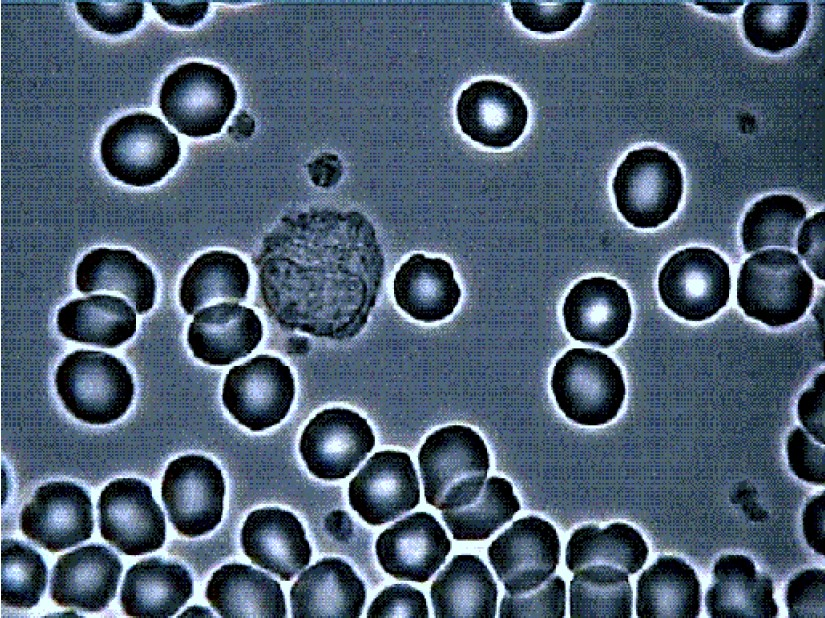
#> input picture img/blood.jpg, 825 x 618 px
$ jupyter execute Blood.ipynb
#> lines starting #> are read from the running program, lines starting #| are printed output that depends on the picture; after the words box and inside, x2 and y2 are one past the last pixel; in counts of white or black regions, pixels touching at a corner belong together
[cell 1]
import cv2
import matplotlib.pyplot as plt
import matplotlib.image as mpimg
import numpy as np

[cell 2]
def show_image(image, is_gray=True):
    plt.figure(figsize=(10, 10))
    if (is_gray):
        plt.imshow(image, cmap='gray')
    else:
        plt.imshow(cv2.cvtColor(image,cv2.COLOR_BGR2RGB))
    plt.xticks([]), plt.yticks([])
    plt.show()

[cell 3]
img = cv2.imread('img/blood.jpg')
#> img is the input picture: shape (618, 825, 3); mean B, G, R 112.6, 93.8, 76.4
show_image(img, False)
gray = cv2.cvtColor(img,cv2.COLOR_BGR2GRAY)
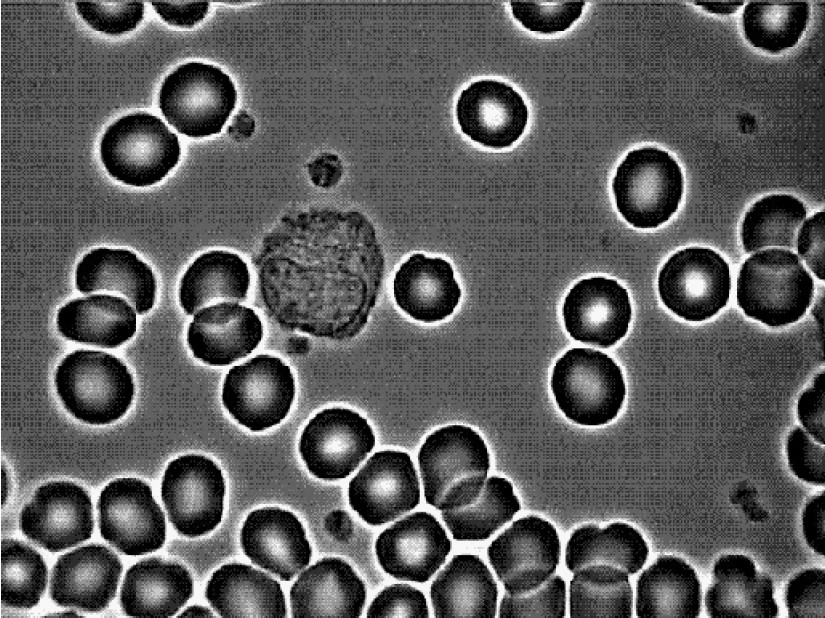
#> gray: shape (618, 825); min 0, max 255, mean 90.7
show_image(gray)

[cell 4]
blur = cv2.GaussianBlur(gray,(5,5),0)
ret, thresh = cv2.threshold(blur,0,255,cv2.THRESH_BINARY+cv2.THRESH_OTSU)
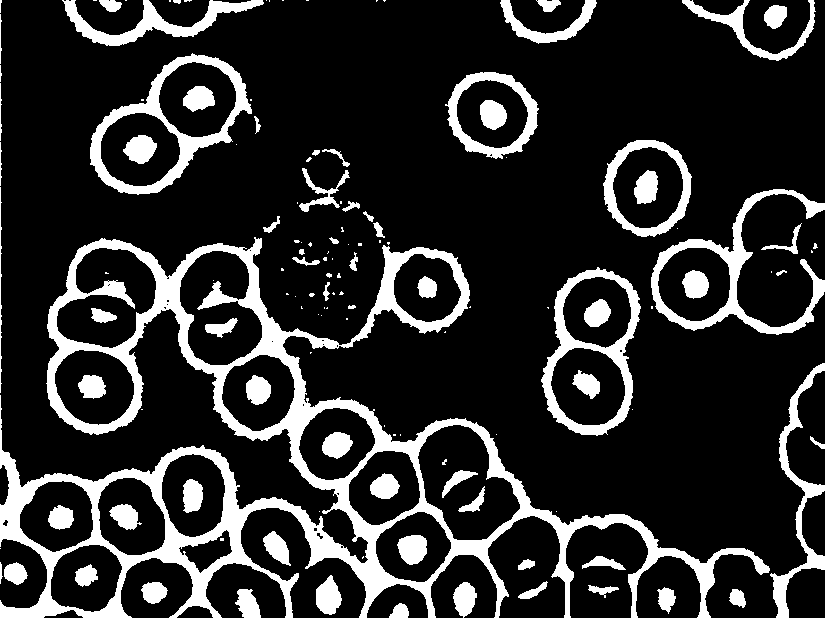
#> thresh: shape (618, 825); 17.4% white; 137 white regions (65 under 20 px), largest, box (x1, y1, x2, y2) and area: (0, 237, 770, 618) 43961, (651, 189, 825, 335) 4680, (90, 53, 252, 195) 4664
#> ret = 125
show_image(thresh)

[cell 5]
erode = cv2.erode(thresh,cv2.getStructuringElement(cv2.MORPH_ELLIPSE,(3,3)),iterations = 1)
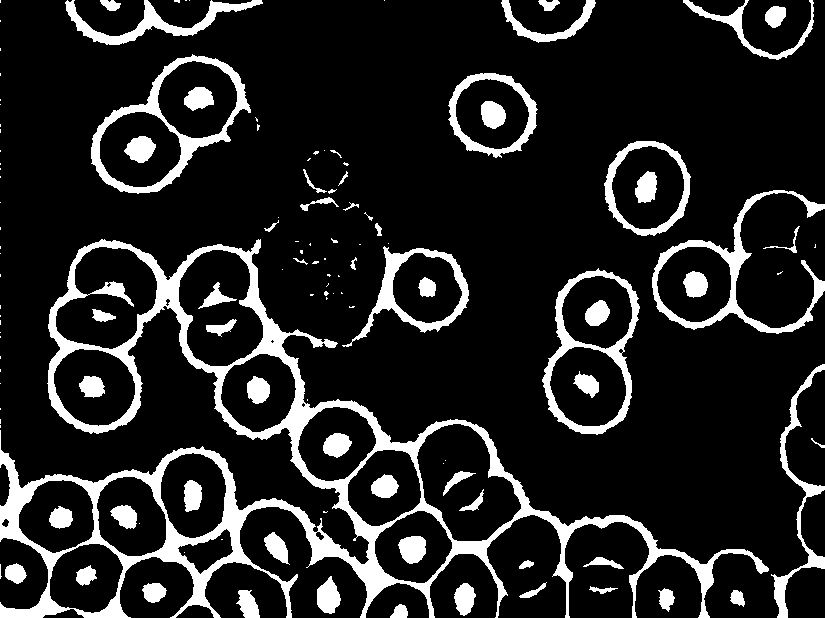
#> erode: shape (618, 825); 13.8% white; 129 white regions (67 under 20 px), largest, box (x1, y1, x2, y2) and area: (0, 239, 769, 618) 32887, (91, 54, 251, 194) 3761, (652, 190, 825, 334) 3660
show_image(erode)

[cell 6]
dilate = cv2.dilate(erode,cv2.getStructuringElement(cv2.MORPH_ELLIPSE,(11,11)),iterations = 1)
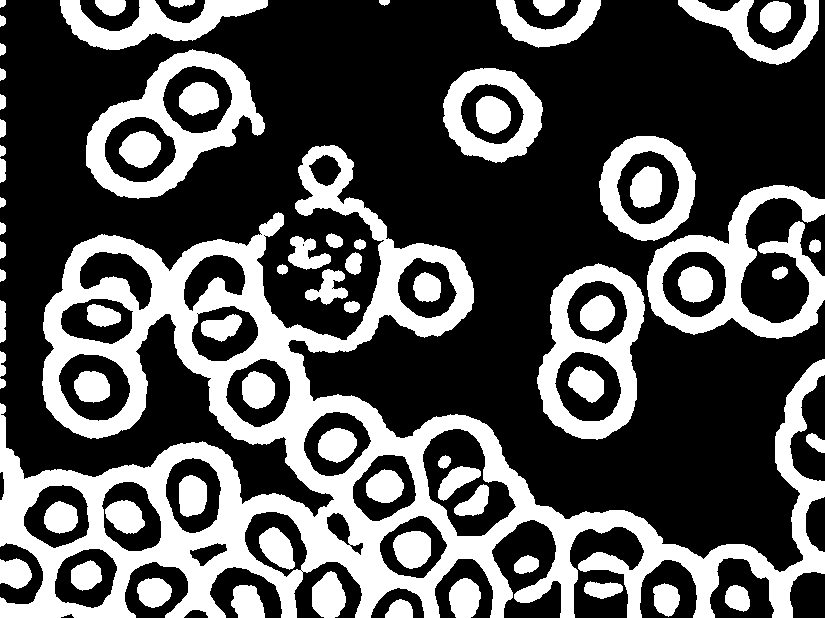
#> dilate: shape (618, 825); 33% white; 72 white regions, largest, box (x1, y1, x2, y2) and area: (0, 145, 825, 618) 89299, (647, 185, 825, 339) 10001, (86, 49, 265, 199) 8933
show_image(dilate)

[cell 7]
res = gray * dilate
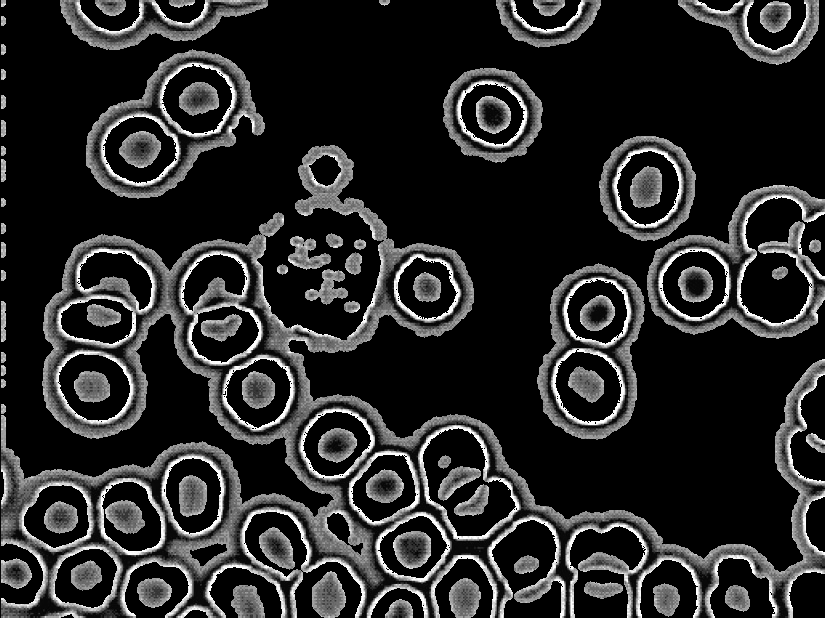
#> res: shape (618, 825); min 0, max 255, mean 40.5
show_image(res)

[cell 8]
circles = cv2.HoughCircles(res,cv2.HOUGH_GRADIENT,1,50,
                            param1=150,param2=25,minRadius=21,maxRadius=42)
#> circles = 39 rows, first 8: [582.5, 389.5, 41.4], [644.5, 182.5, 41.4], [781.5, 290.5, 41.4], [252.5, 388.5, 41.4], [596.5, 312.5, 41.4], [494.5, 118.5, 41.4], [134.5, 146.5, 41.4], [204.5, 99.5, 41.4]
cimg = img.copy()
circles = np.uint16(np.around(circles))
#> circles = 39 rows, first 8: [582, 390, 41], [644, 182, 41], [782, 290, 41], [252, 388, 41], [596, 312, 41], [494, 118, 41], [134, 146, 41], [204, 100, 41]
for i in circles[0,:]:
    cv2.circle(cimg,(i[0],i[1]),i[2],(0,255,0),2)
    cv2.circle(cimg,(i[0],i[1]),2,(0,0,255),3)
#> this loop made 39 passes
#> i on passes 1 to 12: [582, 390, 41], [644, 182, 41], [782, 290, 41], [252, 388, 41], [596, 312, 41], [494, 118, 41], [134, 146, 41], [204, 100, 41], [334, 448, 41], [428, 286, 41], [688, 284, 41], [190, 490, 41]
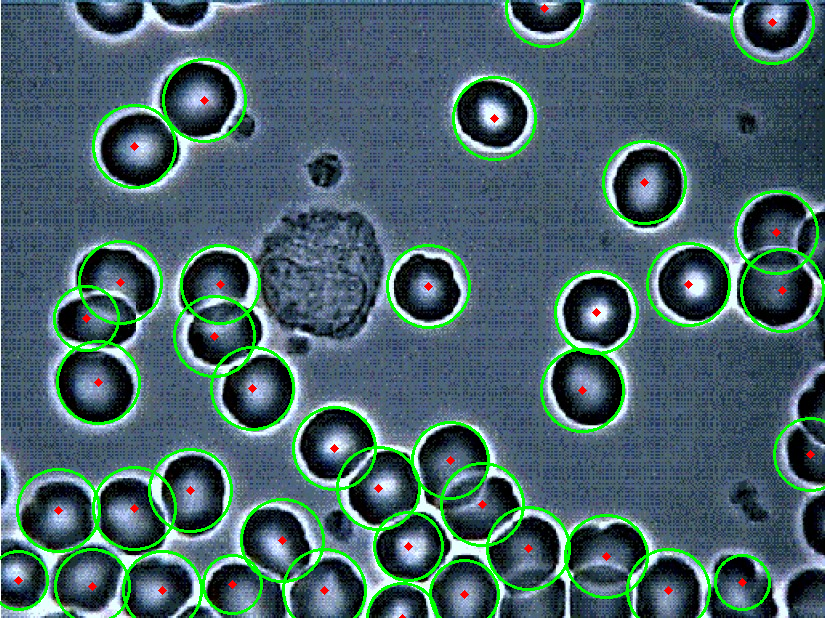
#> cimg: shape (618, 825, 3); 5.4% of pixels changed, all inside (x1, y1, x2, y2) = (0, 0, 825, 618)
print('\nНайдено эритроцитов: ', circles[0].shape[0])
#| Найдено эритроцитов:  39
show_image(cimg, False)

$ run again, with img/car_plates.jpg copied over img/blood.jpg
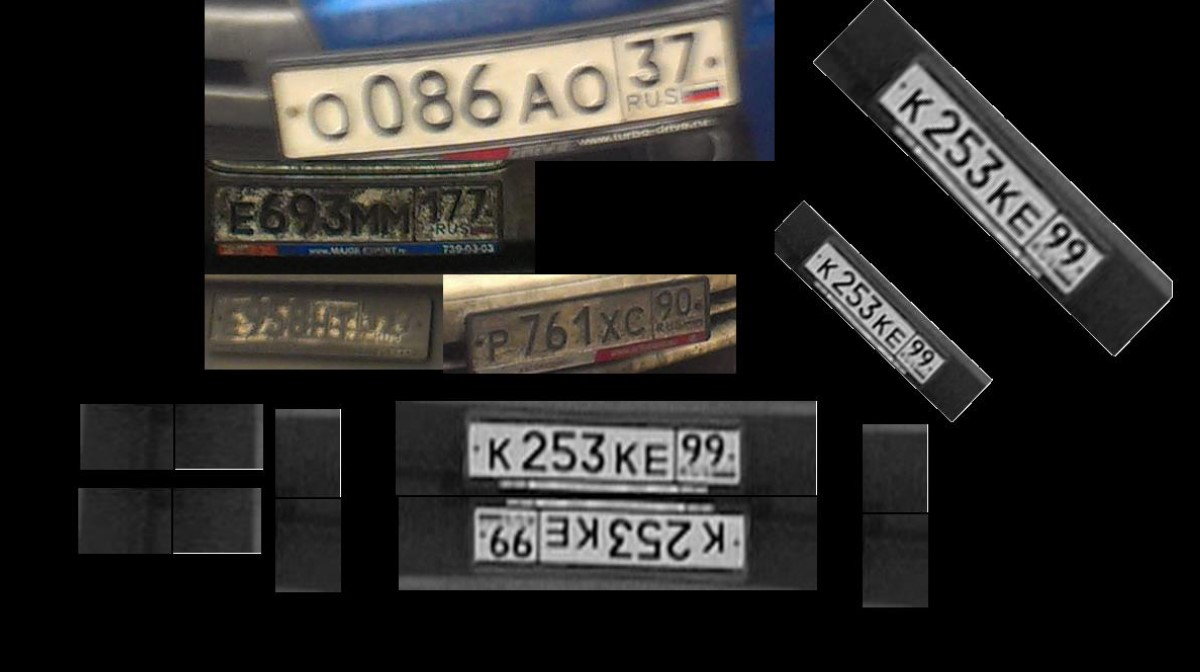
#> input picture img/car_plates.jpg, 1200 x 672 px
#> img is the input picture: shape (672, 1200, 3); mean B, G, R 38.3, 40.2, 41.6
#> `ret, thresh = cv2.threshold(blur,0,255,cv2.THRESH_BINARY+cv2.THRESH_OT..`:
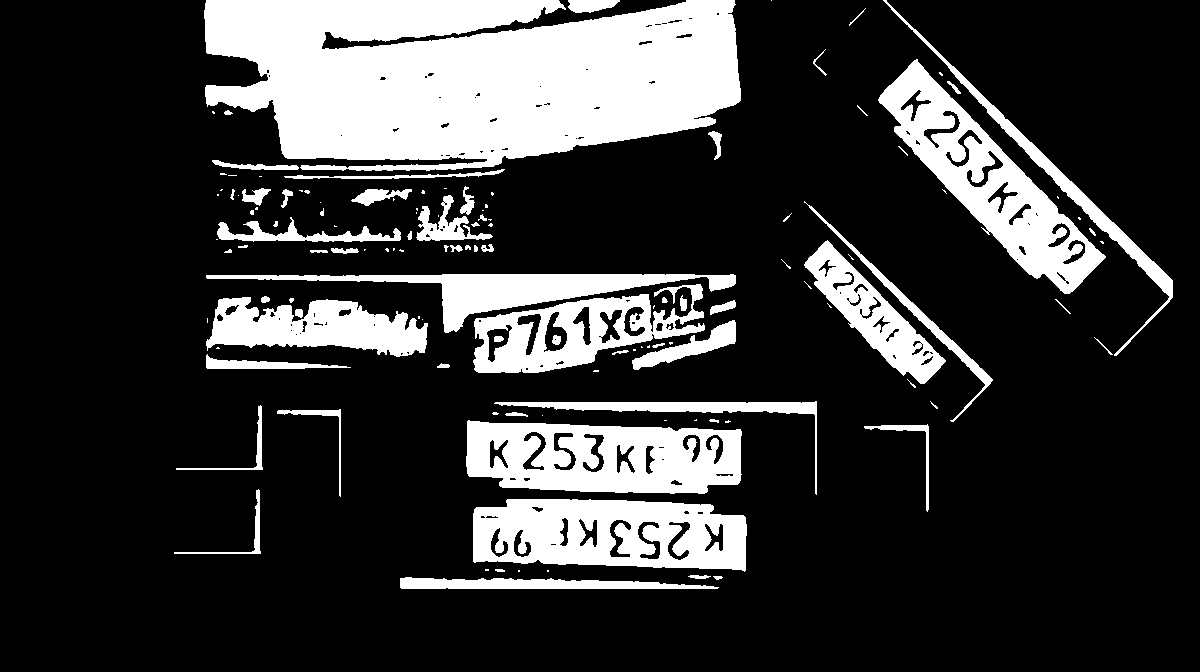
#> thresh: shape (672, 1200); 21.4% white; 128 white regions (61 under 20 px), largest, box (x1, y1, x2, y2) and area: (204, 0, 741, 171) 71995, (878, 59, 1106, 294) 15424, (466, 420, 742, 494) 15275
#> ret = 75
#> erode: shape (672, 1200); 19% white; 128 white regions (74 under 20 px), largest, box (x1, y1, x2, y2) and area: (205, 0, 740, 170) 69463, (879, 60, 1105, 293) 13923, (467, 421, 741, 493) 13595
#> dilate: shape (672, 1200); 29.6% white; 23 white regions, largest, box (x1, y1, x2, y2) and area: (200, 0, 745, 183) 83418, (396, 397, 821, 593) 51658, (202, 270, 740, 377) 30464
#> `circles = cv2.HoughCircles(res,cv2.HOUGH_GRADIENT,1,50, param1=150,par..`: circles = 16 rows, first 8: [1020.5, 202.5, 35.8], [326.5, 210.5, 41.4], [416.5, 203.5, 37], [909.5, 337.5, 31.5], [586.5, 91.5, 22.1], [836.5, 265.5, 29.3], [1063.5, 246.5, 31.5], [640.5, 93.5, 33.7]
#> `circles = np.uint16(np.around(circles))`: circles = 16 rows, first 8: [1020, 202, 36], [326, 210, 41], [416, 204, 37], [910, 338, 32], [586, 92, 22], [836, 266, 29], [1064, 246, 32], [640, 94, 34]
#> the loop `for i in circles[0,:]:` made 16 passes
#> after the loop `for i in circles[0,:]:`:
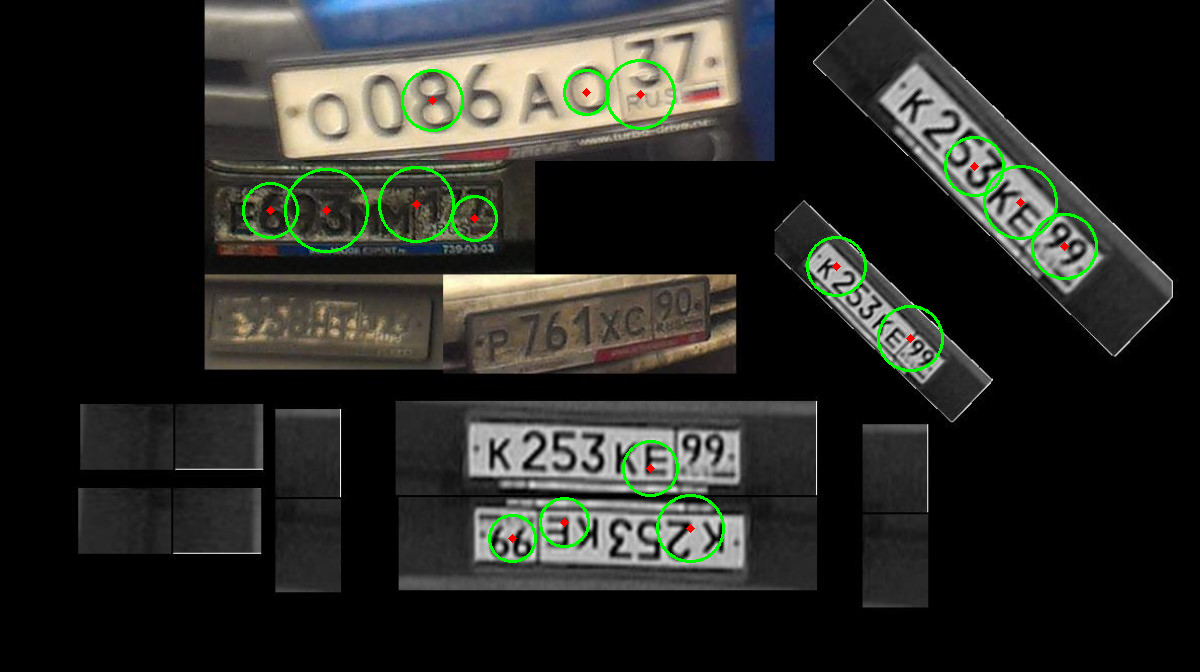
#> cimg: shape (672, 1200, 3); 1.19% of pixels changed, all inside (x1, y1, x2, y2) = (242, 59, 1098, 563)
#| Найдено эритроцитов:  16

$ run again, with img/money.jpg copied over img/blood.jpg
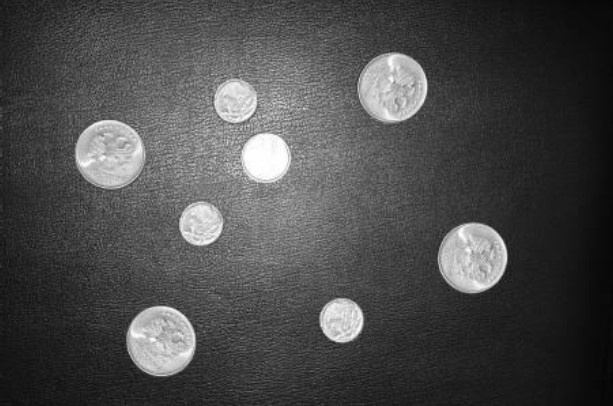
#> input picture img/money.jpg, 613 x 406 px
#> img is the input picture: shape (406, 613, 3); min 5, max 255, mean 74.2
#> `ret, thresh = cv2.threshold(blur,0,255,cv2.THRESH_BINARY+cv2.THRESH_OT..`:
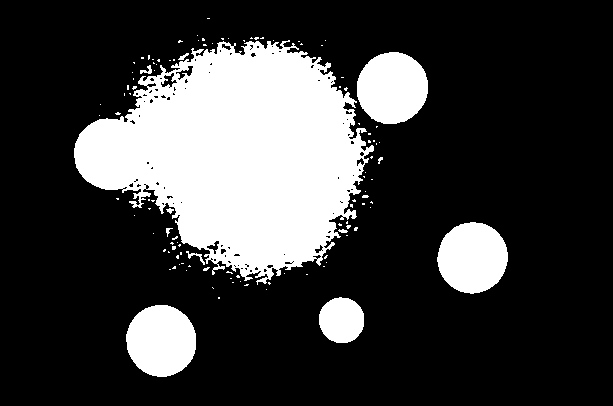
#> thresh: shape (406, 613); 23.6% white; 112 white regions (100 under 20 px), largest, box (x1, y1, x2, y2) and area: (74, 40, 374, 285) 44541, (357, 52, 428, 124) 4027, (126, 305, 196, 377) 3961
#> ret = 100
#> erode: shape (406, 613); 22% white; 85 white regions (78 under 20 px), largest, box (x1, y1, x2, y2) and area: (75, 42, 373, 279) 41602, (358, 53, 427, 123) 3824, (127, 306, 195, 376) 3761
#> dilate: shape (406, 613); 28.1% white; 6 white regions, box (x1, y1, x2, y2) and area: (70, 33, 432, 289) 57686, (122, 301, 200, 381) 4946, (433, 218, 512, 298) 4924, (315, 293, 368, 347) 2294, (198, 34, 209, 45) 89, (174, 36, 185, 47) 89
#> `circles = cv2.HoughCircles(res,cv2.HOUGH_GRADIENT,1,50, param1=150,par..`: circles = 14 rows, first 8: [472.5, 257.5, 39.2], [161.5, 340.5, 35.2], [392.5, 86.5, 34.6], [254.5, 160.5, 41.4], [276.5, 85.5, 41.4], [110.5, 152.5, 35.9], [245.5, 234.5, 41.4], [330.5, 122.5, 41.4]
#> `circles = np.uint16(np.around(circles))`: circles = 14 rows, first 8: [472, 258, 39], [162, 340, 35], [392, 86, 35], [254, 160, 41], [276, 86, 41], [110, 152, 36], [246, 234, 41], [330, 122, 41]
#> the loop `for i in circles[0,:]:` made 14 passes
#> after the loop `for i in circles[0,:]:`:
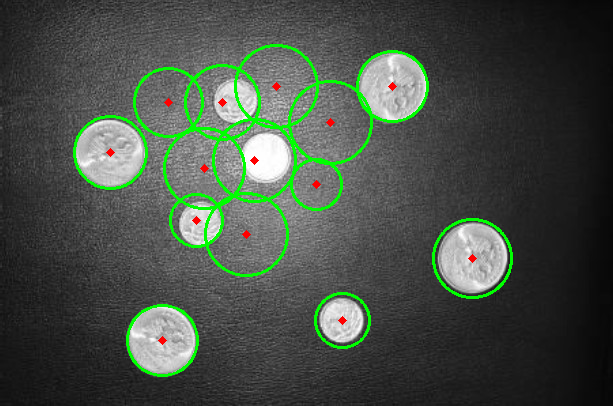
#> cimg: shape (406, 613, 3); 3.88% of pixels changed, all inside (x1, y1, x2, y2) = (73, 44, 513, 377)
#| Найдено эритроцитов:  14
